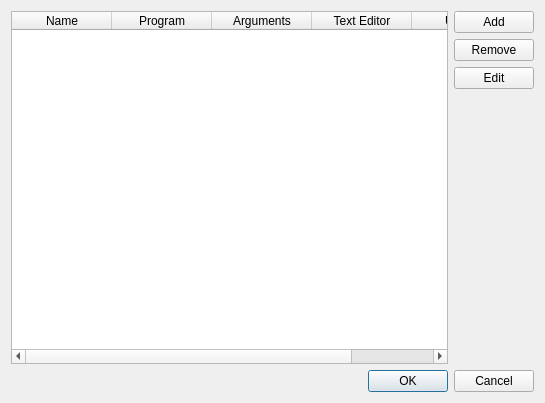
<?xml version="1.0" encoding="UTF-8"?>
<ui version="4.0">
 <class>WizExternalEditorSettingDialog</class>
 <widget class="QDialog" name="WizExternalEditorSettingDialog">
  <property name="geometry">
   <rect>
    <x>0</x>
    <y>0</y>
    <width>545</width>
    <height>403</height>
   </rect>
  </property>
  <property name="windowTitle">
   <string>Dialog</string>
  </property>
  <layout class="QVBoxLayout" name="verticalLayout_3">
   <item>
    <layout class="QHBoxLayout" name="horizontalLayout_3">
     <item>
      <widget class="QTableWidget" name="listEditor">
       <property name="dragDropMode">
        <enum>QAbstractItemView::InternalMove</enum>
       </property>
       <property name="defaultDropAction">
        <enum>Qt::MoveAction</enum>
       </property>
       <property name="rowCount">
        <number>0</number>
       </property>
       <property name="columnCount">
        <number>5</number>
       </property>
       <column>
        <property name="text">
         <string>Name</string>
        </property>
       </column>
       <column>
        <property name="text">
         <string>Program</string>
        </property>
       </column>
       <column>
        <property name="text">
         <string>Arguments</string>
        </property>
       </column>
       <column>
        <property name="text">
         <string>Text Editor</string>
        </property>
       </column>
       <column>
        <property name="text">
         <string>UTF-8</string>
        </property>
       </column>
      </widget>
     </item>
     <item>
      <layout class="QVBoxLayout" name="verticalLayout_2">
       <item>
        <widget class="QPushButton" name="btnAddEditor">
         <property name="text">
          <string>Add</string>
         </property>
        </widget>
       </item>
       <item>
        <widget class="QPushButton" name="btnDeleteEditor">
         <property name="text">
          <string>Remove</string>
         </property>
        </widget>
       </item>
       <item>
        <widget class="QPushButton" name="btnEditSetting">
         <property name="text">
          <string>Edit</string>
         </property>
        </widget>
       </item>
       <item>
        <spacer name="verticalSpacer">
         <property name="orientation">
          <enum>Qt::Vertical</enum>
         </property>
         <property name="sizeHint" stdset="0">
          <size>
           <width>20</width>
           <height>40</height>
          </size>
         </property>
        </spacer>
       </item>
      </layout>
     </item>
    </layout>
   </item>
   <item>
    <widget class="QDialogButtonBox" name="buttonBox">
     <property name="orientation">
      <enum>Qt::Horizontal</enum>
     </property>
     <property name="standardButtons">
      <set>QDialogButtonBox::Cancel|QDialogButtonBox::Ok</set>
     </property>
    </widget>
   </item>
  </layout>
 </widget>
 <resources/>
 <connections>
  <connection>
   <sender>buttonBox</sender>
   <signal>accepted()</signal>
   <receiver>WizExternalEditorSettingDialog</receiver>
   <slot>accept()</slot>
   <hints>
    <hint type="sourcelabel">
     <x>248</x>
     <y>254</y>
    </hint>
    <hint type="destinationlabel">
     <x>157</x>
     <y>274</y>
    </hint>
   </hints>
  </connection>
  <connection>
   <sender>buttonBox</sender>
   <signal>rejected()</signal>
   <receiver>WizExternalEditorSettingDialog</receiver>
   <slot>reject()</slot>
   <hints>
    <hint type="sourcelabel">
     <x>316</x>
     <y>260</y>
    </hint>
    <hint type="destinationlabel">
     <x>286</x>
     <y>274</y>
    </hint>
   </hints>
  </connection>
 </connections>
</ui>
